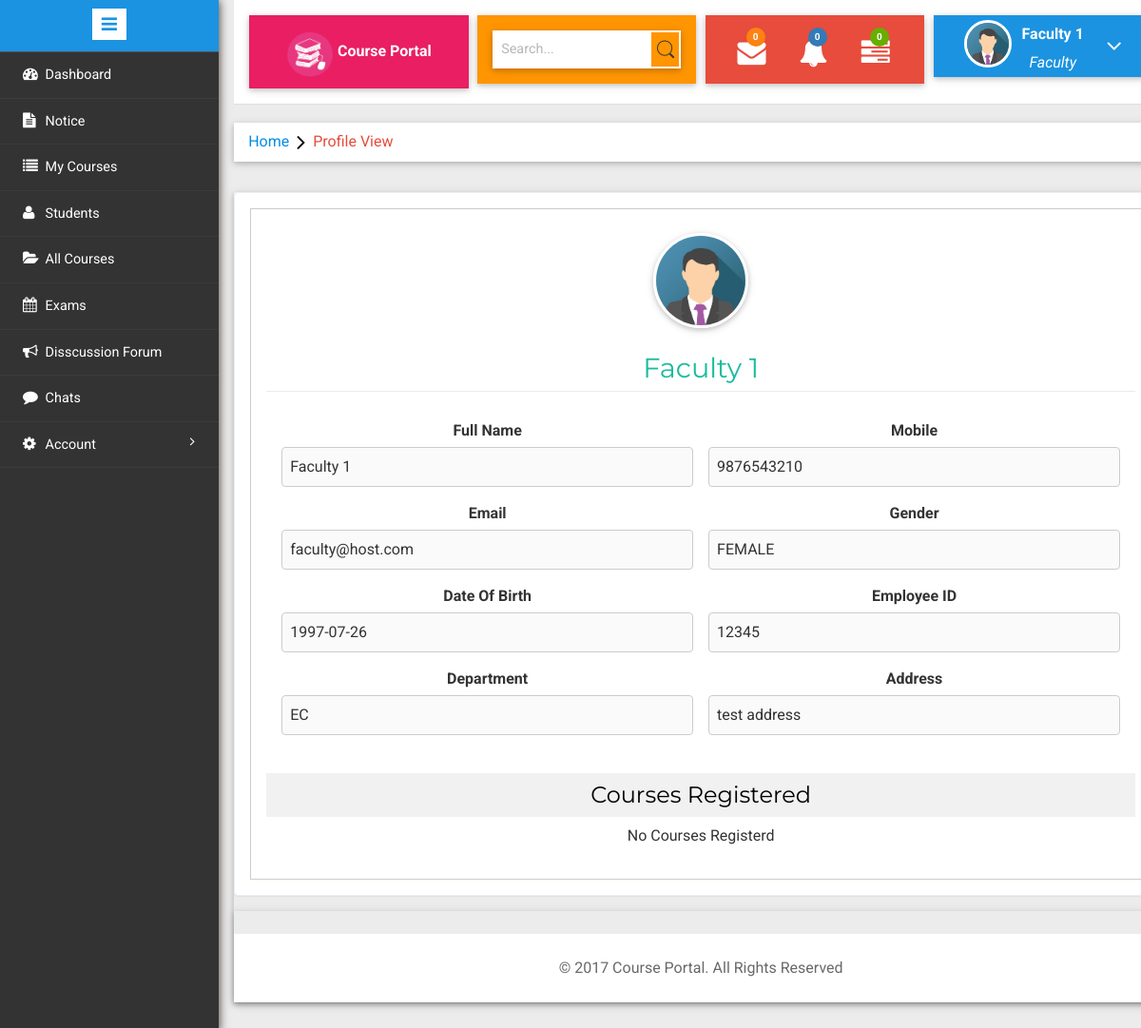
The page /faculty/index.php?page=profile-view (signed in) on the database as committed earlier.
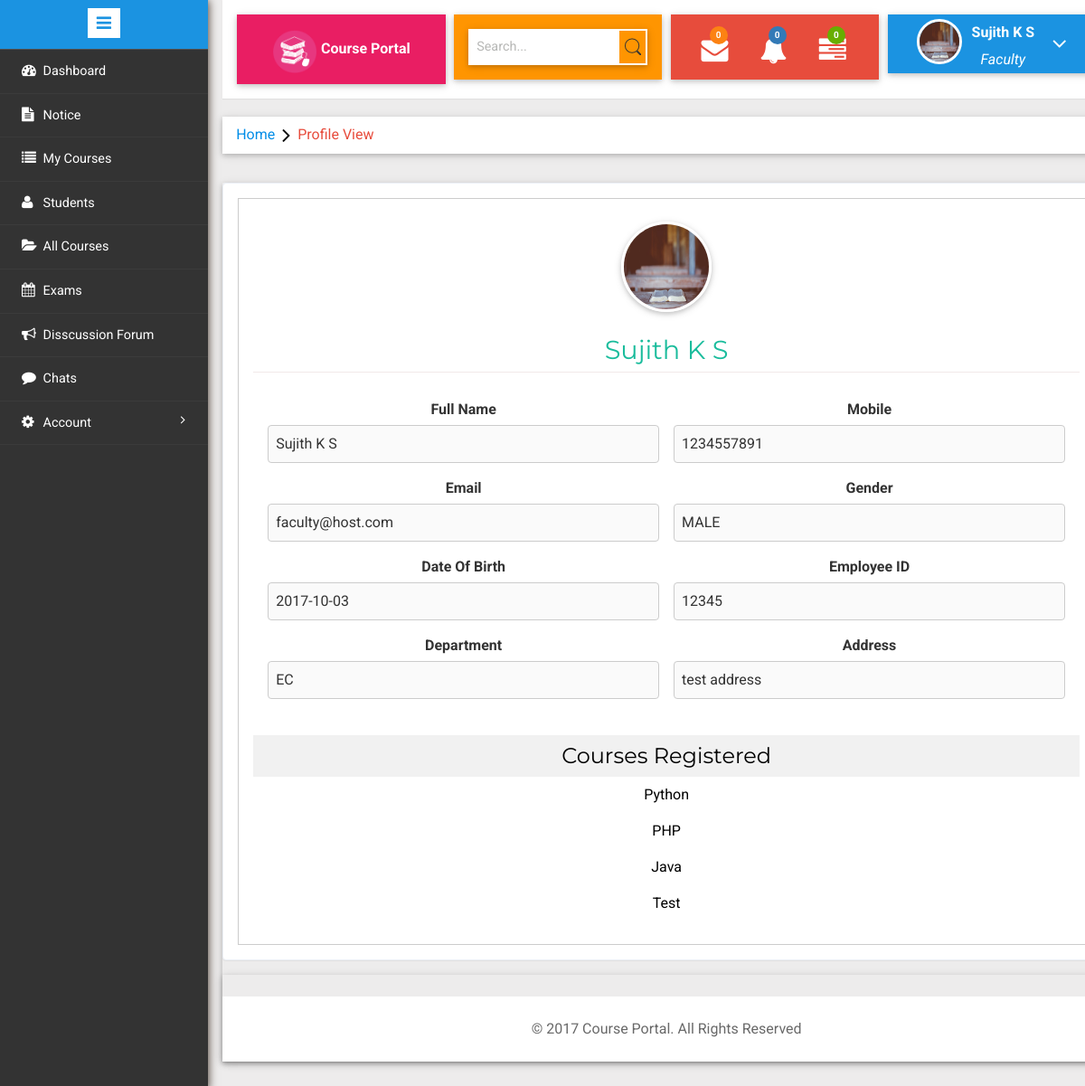
The same page on the database as committed later.
### tables this page shows
CREATE TABLE `users` (
  `id` int(11) NOT NULL,
  `name` char(40) NOT NULL,
  `email` varchar(40) NOT NULL,
  `pass` varchar(40) NOT NULL,
  `type` varchar(10) NOT NULL,
  `mobile` bigint(11) NOT NULL,
  `gender` varchar(40) NOT NULL,
  `image` varchar(50) NOT NULL DEFAULT '../images/avatar.png',
  `dob` date NOT NULL,
  `join_date` datetime NOT NULL DEFAULT CURRENT_TIMESTAMP
);

CREATE TABLE `faculty` (
  `facultyId` int(11) NOT NULL,
  `empId` int(11) NOT NULL,
  `department` varchar(30) NOT NULL,
  `address` varchar(150) NOT NULL,
  `status` varchar(30) NOT NULL DEFAULT 'not approved'
);

CREATE TABLE `courses` (
  `courseId` int(11) NOT NULL,
  `courseName` varchar(50) NOT NULL,
  `shortD` varchar(100) NOT NULL,
  `longD` varchar(1000) NOT NULL,
  `courseImage` varchar(100) NOT NULL DEFAULT '../images/default-c.jpg'
);

### faculty/profile-view.php (the view)
<?php
    $id=$_SESSION[user_id];
    $list='<li class="w3-padding">No Courses Registerd</li>';
    $sql  = "SELECT courses.courseId,courseName FROM faculty JOIN faculty_courses_taken ON faculty_courses_taken.facultyId=faculty.facultyId JOIN courses ON courses.courseId=faculty_courses_taken.courseId WHERE faculty.facultyId='$id'";
    $result = mysqli_query($con,$sql) or die(mysqli_error());
    if(mysqli_num_rows($result)>0) $list="";
    while($row=$result->fetch_assoc()){
        $list.='<a href="index.php?page=course-view&id='.$row['courseId'].'"><li class="w3-padding w3-text-black">'.$row['courseName'].'</li></a>';
    }
    $sql  = "SELECT * FROM users JOIN faculty ON faculty.facultyId=users.id WHERE faculty.facultyId='$id'";
    $result = mysqli_query($con,$sql) or die(mysqli_error());
    $row=$result->fetch_assoc();
?>
<ol class="breadcrumb w3-card-2">
                <li class="breadcrumb-item"><a href="index.php">Home</a><i class="fa fa-angle-right"></i>Profile View</li>
            </ol>
 	<div class="validation-system w3-card-2">
 		<div class="validation-form">
  	    <div class="w3-container w3-border w3-center"><br>
          <img class="prfil-pic w3-card-2 w3-margin-bottom" width=150 height=150 src="<?php echo $row['image']; ?>"></img>
          <h2><?php echo $row['name']; ?></h2>
                  <div>
        <div class="w3-row-padding">
            <div class="w3-half">
                <label>Full Name</label>
                <input class="w3-input w3-border w3-margin-bottom w3-round" type="text"  name="fullname" value="<?php echo $row['name']; ?>" disabled>
            </div>
            <div class="w3-half">
                <label><b>Mobile</b></label>
                <input class="w3-input w3-border w3-margin-bottom w3-round" type="text" name="mobile" value="<?php echo $row['mobile']; ?>" disabled>
            </div>
        </div>
        <div class="w3-row-padding">
            <div class="w3-half">
                <label><b>Email</b></label>
                <input class="w3-input w3-border w3-margin-bottom w3-round" type="text"  name="fullname" value="<?php echo $row['email']; ?>" disabled>
            </div>
            <div class="w3-half">
                <label><b>Gender</b></label>
                <input class="w3-input w3-border w3-margin-bottom w3-round" type="text"  name="fullname" value="<?php if($row['gender']=="M") echo "MALE"; else echo "FEMALE" ?>" disabled>
            </div>
        </div>
        <div class="w3-row-padding">
            <div class="w3-half">
                <label>Date Of Birth</label>
                <input class="w3-input w3-border w3-margin-bottom w3-round" type="text"  name="fullname" value="<?php echo $row['dob']; ?>" disabled>
            </div>
            <div class="w3-half">
                <label><b>Employee ID</b></label>
                <input class="w3-input w3-border w3-margin-bottom w3-round" type="text"  name="mobile" value="<?php echo $row['empId']; ?>" disabled>
            </div>
        </div>
        <div class="w3-row-padding">
            <div class="w3-half">
                <label><b>Department</b></label>
                <input class="w3-input w3-border w3-margin-bottom w3-round" type="text"  name="fullname" value="<?php echo $row['department']; ?>" disabled>
            </div>
            <div class="w3-half">
                <label><b>Address</b></label>
                <input class="w3-input w3-border w3-margin-bottom w3-round" type="text"  name="fullname" value="<?php echo $row['address']; ?>" disabled>
            </div>
        </div><br>
        <header class="w3-container w3-light-grey">
        <h3>Courses Registered</h3>
        </header>
        <ul class="w3-ul w3-hoverable">
            <?php echo $list; ?>
        </ul>
          <br>
 </div>
</div>
</div>
<div class="w3-card-2">

### faculty/index.php (shortened to what the changed rows need)
<?php
	require("../auth.php");
	if(getStatus()!="approved")
		$home="verify.php";
	else
		$home="dashboard.php";
	function getName(){
		$fid=$_SESSION['user_id'];
		require('../connection.php');
		$query="SELECT * FROM `users` WHERE id=$fid";
        $result = mysqli_query($con,$query) or die(mysqli_error());
        $row=$result->fetch_assoc();
        return $row["name"];
	}
	function getAvatar(){
		$fid=$_SESSION['user_id'];
		require('../connection.php');
		$query="SELECT * FROM `users` WHERE id=$fid";
        $result = mysqli_query($con,$query) or die(mysqli_error());
        $row=$result->fetch_assoc();
        return $row["image"];
	}
	function getStatus(){
		$fid=$_SESSION['user_id'];
		require('../connection.php');
		$query="SELECT * FROM `faculty` WHERE facultyId=$fid";
		$result = mysqli_query($con,$query) or die(mysqli_error());
        $row=$result->fetch_assoc();
        return $row["status"];
	}
?>
<!DOCTYPE HTML>
<html>
<head>
<link href="../css/bootstrap.min.css" rel='stylesheet' type='text/css' />
<link href="../css/w3.css" rel='stylesheet' type='text/css' />
<link href="../css/style.css" rel='stylesheet' type='text/css' />
<link href="../css/chat.css" rel='stylesheet' type='text/css' />
<link rel="stylesheet" href="../css/morris.css" type="text/css"/>
<link href="../css/font-awesome.css" rel="stylesheet">
<link rel="stylesheet" href="../css/icon-font.min.css" type='text/css' />
</head>
<body>
   <div class="page-container">
<div class="left-content">
	   <div class="mother-grid-inner">
				<div class="header-main w3-card-2">
							   <div class="profile_details w3l w3-card-2">
									   <ul>
										   <li class="dropdown profile_details_drop">
											   <a href="#" class="dropdown-toggle" data-toggle="dropdown" aria-expanded="false">
												   <div class="profile_img">
													   <span class="prfil-img"><img src="<?php echo getAvatar(); ?>" alt=""> </span>
													   <div class="user-name">
														   <p><?php echo getName(); ?></p>
														   <span>Faculty</span>
													   </div>
												   </div>
											   </a>
										   </li>
									   </ul>
								   </div>
					   </div>
 <?php
		@$page=  $_GET['page'];
		  if($page!="")
		  {
			switch($page){
				case "profile-view":	include("profile-view.php"); break;
			}
		  }
		  else
		  {
		  include($home);
		  }
		  ?>
<br />
</div>
</div>
							</div>
</body>
</html>

Rows that differ between the two databases and show on the page:
changed users: image: picture added in place of a placeholder; name "Faculty 1" → "Sujith K S"; fullname "FEMALE" → "MALE"
changed through a linked row, faculty "EC": facultyId.image: picture added in place of a placeholder; facultyId.name "Faculty 1" → "Sujith K S"; fullname "Faculty 1" → "Sujith K S"; mobile "9876543210" → "1234557891"; fullname "1997-07-26" → "2017-10-03"
now on this page (row edited): courses: courseName "Python"
now on this page (row edited): courses: courseName "PHP"
now on this page (row edited): courses: courseName "Java"
added courses: courseName "Test"
Other text that changed with them:
text no longer shown: "No Courses Registerd"
